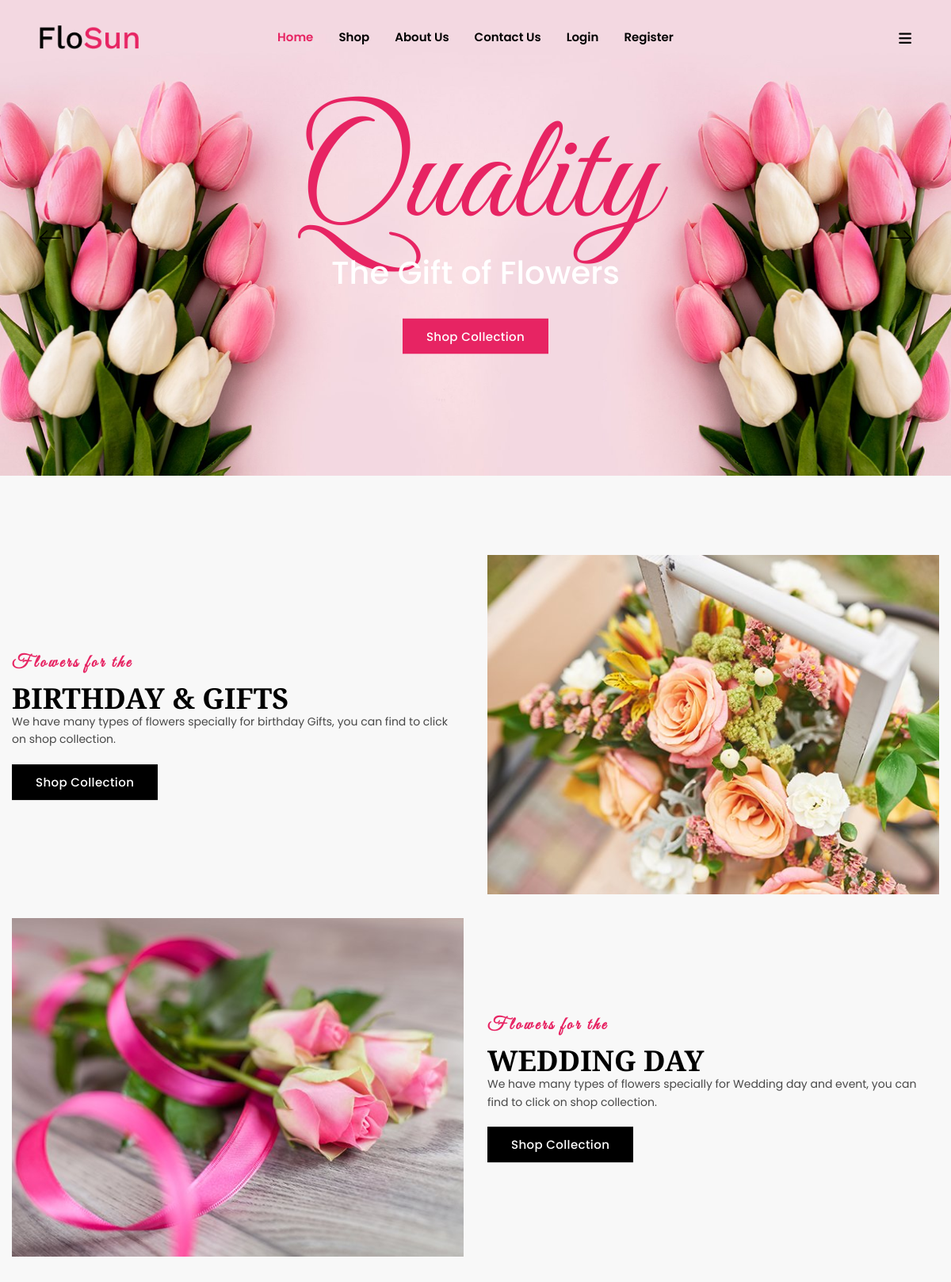
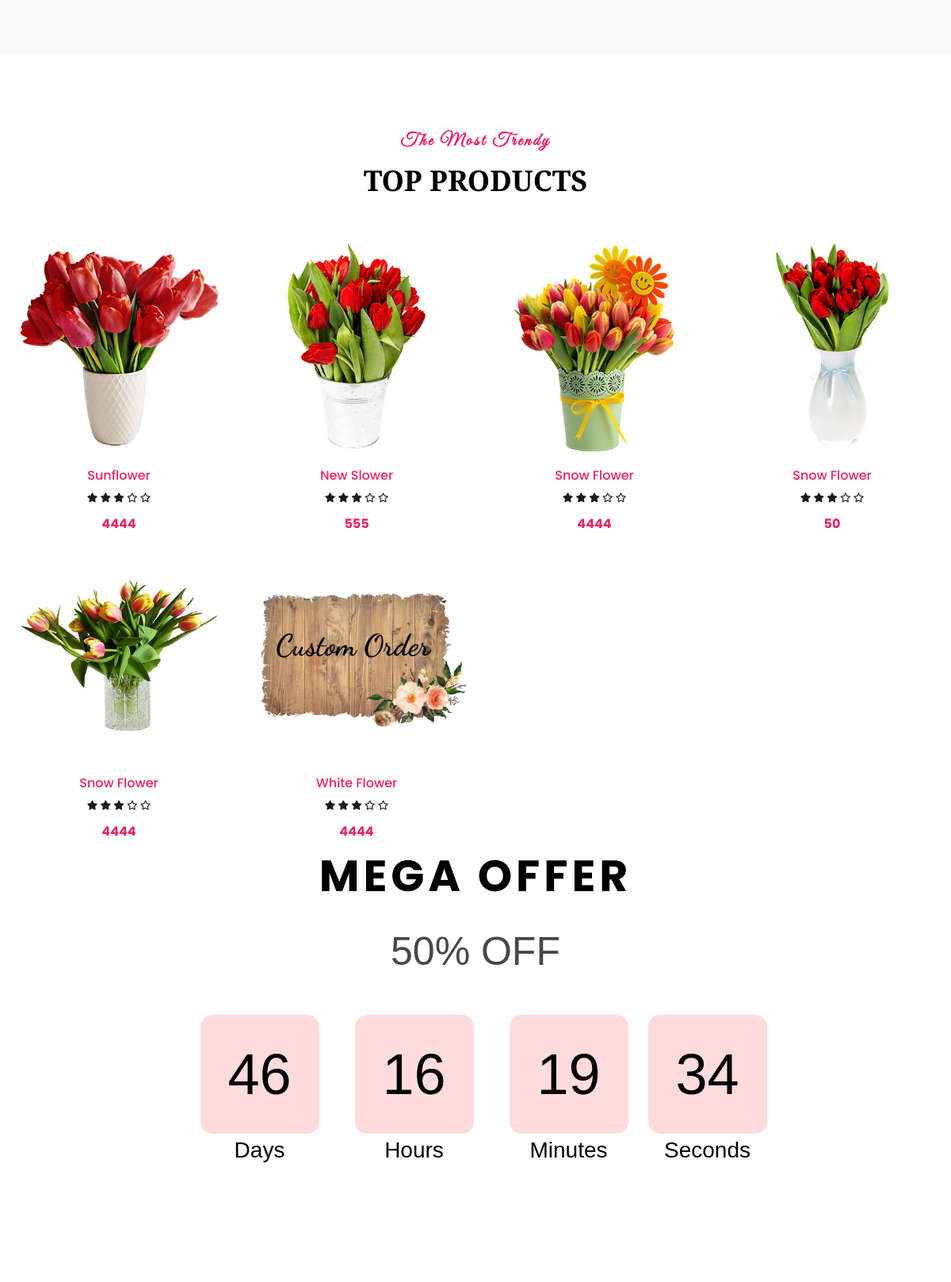
Page /index-3.php (upper part) on the committed database (2 pictures, top to bottom).
### tables this page shows
CREATE TABLE `product` (
  `p_id` int(11) NOT NULL,
  `p_name` varchar(200) NOT NULL,
  `c_id` int(11) NOT NULL,
  `price` int(11) NOT NULL,
  `image` varchar(1000) NOT NULL
);

### top_product.php (the view, shortened to what this page needs)
<!doctype html>
<html class="no-js" lang="en">
<head>
    <link rel="stylesheet" href="assets/css/vendor/bootstrap.min.css">
    <link rel="stylesheet" href="assets/css/vendor/fontawesome-free-6.4.0-web/css/all.css">
    <link rel="stylesheet" href="assets/css/vendor/linearicons.min.css">
    <link rel="stylesheet" href="assets/css/plugins/swiper-bundle.min.css">
    <link rel="stylesheet" href="assets/css/plugins/animate.min.css">
    <link rel="stylesheet" href="assets/css/plugins/jquery-ui.min.css">
    <link rel="stylesheet" href="assets/css/plugins/nice-select.min.css">
    <link rel="stylesheet" href="assets/css/plugins/magnific-popup.css">
    <link rel="stylesheet" href="assets/css/style.css">
</head>
<body>
    <div class="product-area mt-text-3">
        <div class="container custom-area-2 overflow-hidden">
            <div class="row">
                <div class="col-12 col-custom">
                    <div class="section-title text-center mb-30">
                        <span class="section-title-1">The Most Trendy</span>
                        <h3 class="section-title-3">Top Products</h3>
                    </div>
                </div>
            </div>
            <div class="row product-row">
                <div class="col-12 col-custom">
                    <div class="product-slider swiper-container anime-element-multi">
            </div>
        </div>
    </div>
	<div class="row">
		<?php
		include('connect.php');
		$sql = "SELECT * FROM product";
    $rs = mysqli_query($con,$sql);
    while($data=mysqli_Fetch_array($rs)){
		?>
    <div class="col-md-3 col-sm-6">
        <div class="product-grid">
            <div class="product-image">
                <a href="#" class="image">
                    <img class="pic-1" src="uploads/<?= $data['image']?>">
                </a>
            </div>
            <div class="product-content">
                <h3 class="title"><a style="color: #E72463;" href="#"><?= $data['p_name']?></a></h3>
                <ul class="rating">
                    <li class="fas fa-star"></li>
                    <li class="fas fa-star"></li>
                    <li class="fas fa-star"></li>
                    <li class="far fa-star"></li>
                    <li class="far fa-star"></li>
                </ul>
                <div class="price" style="color: #E72463"><?= $data['price']?></div>
            </div>
        </div>
    </div>
	<?php
	}
	?>
</div>
</body>
</html>

### top_product.php (style rules this page uses)
.product-grid { font-family: 'Poppins', sans-serif; text-align: center; transition: all 0.7s ease 0s; }
.product-grid .product-image { overflow: hidden; position: relative; }
.product-grid .product-image a.image { display: block; }
.product-grid .product-image img { width: 100%; height: auto; }
.product-grid .product-image .pic-1 { transition: all 200ms ease 0s; }
.product-grid .product-content { background: #fff; padding: 15px 12px; position: relative; }
.product-grid .title { font-size: 16px; font-weight: 500; text-transform: capitalize; margin: 0 0 10px; transition: all 0.3s ease 0s; }
.product-grid .title a { color: #444; }
.product-grid .rating { color: #1c1a19; font-size: 12px; padding: 0; margin: 0 0 11px; list-style: none; }
.product-grid .price { color: #88c000; font-size: 16px; font-weight: 700; }

### rows in the picture
product: image (picture), p_name "Sunflower", price "4444"
product: image (picture), p_name "New Slower", price "555"
product: image (picture), p_name "Snow Flower", price "4444"
product: image (picture), p_name "Snow Flower", price "50"
product: image (picture), p_name "Snow Flower", price "4444"
product: image (picture), p_name "White Flower", price "4444"
